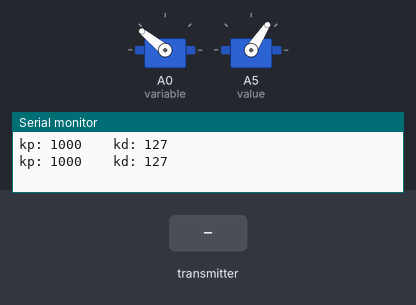
The sketch below on a simulated Arduino Uno, built with avr-gcc and run on an emulated ATmega328P. Parts: 2 × servo, the last lines printed to the serial monitor. The test bench sets the inputs (shaded band). No radio packets arrive unless stated.

Above: at 1.8 s.
1.9 s: the transmitter starts sending throttle = 0
At 3.2 s:
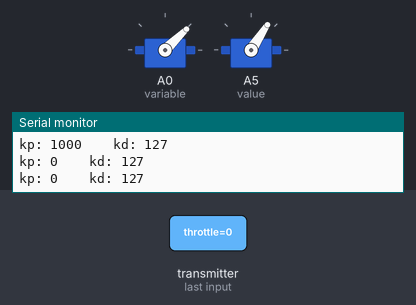
3.5 s: the transmitter starts sending yaw = 256
At 5.1 s:
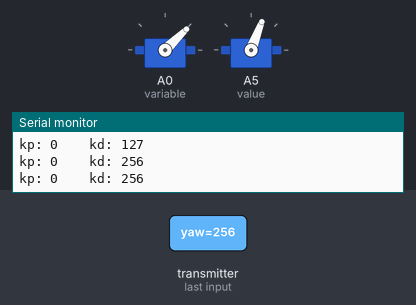
5.5 s: the transmitter starts sending throttle = 256
At 6.9 s:
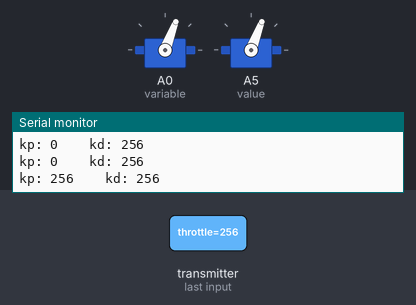
7.5 s: the transmitter starts sending yaw = 0
At 8.6 s:
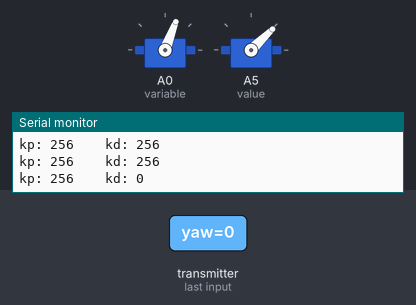
9.5 s: the transmitter starts sending throttle = 512
At 10.4 s:
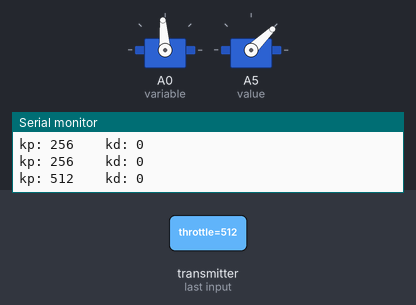
11.5 s: the transmitter starts sending yaw = 512
At 13.4 s:
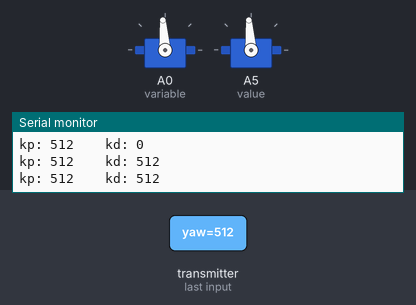
Timing chart, 0 to 14.5 s (numbered marks = the images above; inputs shaded):
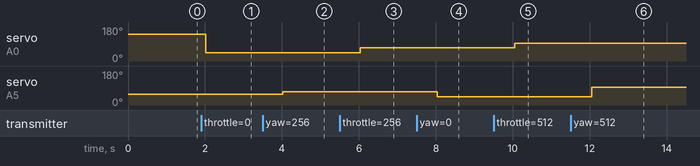

Measured:
- after the input at 1.9 s, servo on A0 (variable): 141° → 44° after 0.12 s
- after the input at 3.5 s, servo on A5 (value): 57° → 69° after 0.53 s
- after the input at 5.5 s, servo on A0 (variable): 44° → 69° after 0.53 s
- after the input at 7.5 s, servo on A5 (value): 69° → 44° after 0.54 s
- after the input at 9.5 s, servo on A0 (variable): 69° → 94° after 0.55 s
- after the input at 11.5 s, servo on A5 (value): 44° → 94° after 0.55 s

The sketch:

mBotRecivPID.ino
```cpp
/* Test code for the Radio control transmitter
 *  Install the NRF24 library to your IDE
 * Upload this code to the Arduino UNO
 * Connect a NRF24 module to it:

    Module // Arduino UNO

    GND    ->   GND
    Vcc    ->   3.3V
    CE     ->   D9
    CSN    ->   D10
    CLK    ->   D13
    MOSI   ->   D11
    MISO   ->   D12

This code should print the received values to the serial monitor
Please, like share and subscribe : https://www.youtube.com/c/ELECTRONOOBS
*/

#include <SPI.h>
#include <nRF24L01.h>
#include <RF24.h>
#include <Servo.h>
Servo variable,value;
const uint64_t pipeIn = 0xE8E8F0F0E1LL; //Remember that this code is the same as in the transmitter

int currRoll,currPitch,roll,pitch,throt;

RF24 radio(9, 10);

//We could use up to 32 channels
struct MyData {
uint16_t throttle; //We define each byte of data input, in this case just 6 channels
uint16_t yaw;
uint16_t pitch;
uint16_t roll;
uint16_t AUX1;
uint16_t AUX2;
};

MyData data;

void resetData()
{
//We define the inicial value of each data input
//3 potenciometers will be in the middle position so 127 is the middle from 254
data.throttle = 1000;
data.yaw = 127;
data.pitch = 1500;
data.roll = 1500;
data.AUX1 = 0;
data.AUX2 = 0;

}

/**************************************************/

void setup()
{
pinMode(A0,OUTPUT);
pinMode(A5,OUTPUT);
//DDRC =B00100001;
Serial.begin(9600); //Set the speed to 9600 bauds if you want.
//You should always have the same speed selected in the serial monitor
resetData();
radio.begin();
radio.setAutoAck(false);
radio.setDataRate(RF24_250KBPS);

radio.openReadingPipe(1,pipeIn);
//we start the radio comunication
radio.startListening();
variable.attach(A0);
value.attach(A5);
//right.attach(5);
//left.write(90);
//right.write(90);


}

/**************************************************/

unsigned long lastRecvTime = 0;

void recvData()
{
while ( radio.available() ) {
radio.read(&data, sizeof(MyData));
lastRecvTime = millis(); //here we receive the data
}
}

/**************************************************/

void loop()
{
recvData();
unsigned long now = millis();
unsigned long curr=micros();
//Here we check if we've lost signal, if we did we reset the values
if ( now - lastRecvTime > 1000 ) {
// Signal lost?
resetData();
}

Serial.print("kp: "); Serial.print(data.throttle);  Serial.print("    ");
Serial.print("kd: ");      Serial.print(data.yaw);       Serial.println("    ");
//Serial.print("Pitch: ");    Serial.print(data.pitch);     Serial.print("    ");
//Serial.print("Roll: ");     Serial.print(data.roll);      Serial.print("    ");
//Serial.print("Aux1: ");     Serial.print(data.AUX1);      Serial.print("    ");
//Serial.print("Aux2: ");     Serial.print(data.AUX2);      Serial.print("\n");
throt=data.throttle;
currPitch=data.pitch;
currRoll=data.roll;

//PORTC |= (1<<5);
//delayMicroseconds(data.yaw+1000);
//PORTC &= ~(1<<5);
value.writeMicroseconds(data.yaw+1000);
variable.writeMicroseconds(data.throttle+1000);
delay(1000);

//servo value change


}

/**************************************************/
```
